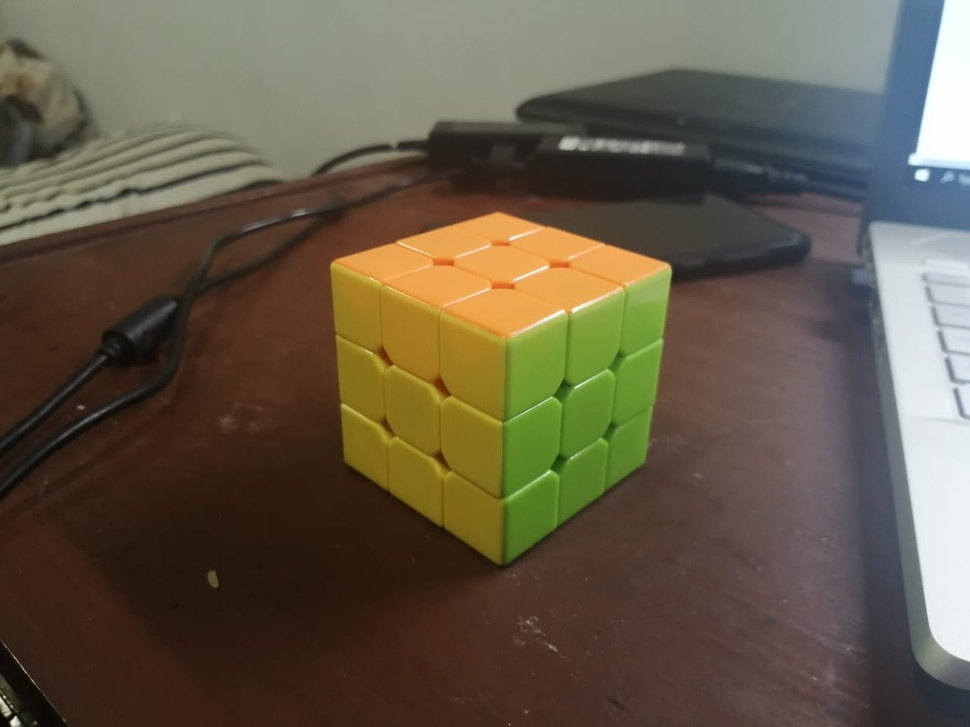
#> input picture CV_A2_20100004/cube.jpeg, 970 x 727 px, shrunk from 1280 x 960 before the run
$ jupyter execute CV_PA_2_20100004.ipynb   (shell and % lines are left out)
#> lines starting #> are read from the running program, lines starting #| are printed output that depends on the picture; long printed decimals are rounded
## Computer Vision(CS 436, CS5310, EE513) Programming Assignment#2

###  In this part of assignment you'll be determining the intrinsic and extrinsic parameters of a your mobile phone camera using camera calibration techniques.
### Undergrad students have to strictly follow the handout and implement the procedure outlined in the handout. Grad students can follow the handout and get full marks but they are free to experiment and they can look at other ways of finding the projection matrix but keep in mind that you are not allowed to copy code or pictures, the picture you use for calibration should be your own and should be taken from you own mobile phone camera. You should be able to explain every step of your implementation.
### For this assignment we are using the direct linear transformation method

[cell 1]
#Imports
import matplotlib
import cv2
from mpl_toolkits import mplot3d
from matplotlib import pyplot as plt
from matplotlib import cm
from matplotlib import image as mpimg
from matplotlib.pyplot import figure
import seaborn as sns
import numpy as np
import matplotlib.pylab as pl
from matplotlib.colors import ListedColormap

## Part 1 (30 marks for undergrad)
### Take image of a calibration object with your camera phone. Unlike shown in the lecture slides here you are required to choose an appropriate 3D calibration object (i.e. a nonplanar object, a rubiks cube for example) so that the world points on that object span a 3-dimensional space, and the image points are easy to mark. Place the calibration object on a horizontal plane, such as a tabletop, or floor, to take the image. Mark at least 20 image points as carefully as possible and establish their world coordinates in millimeters.
### From this data, compute the camera matrix P. Show the original points and the back-projected camera points on a single image and compute the average re-projection error.

[cell 2]
img = np.array(mpimg.imread('cube.jpeg'))
#> img is the input picture: shape (727, 970, 3); mean R, G, B 99.4, 89.1, 71.4
figure(dpi = 100)
plt.axis('off') # allows us to turn off axis, comment this out to show axis
plt.imshow(img)

[cell 3]
imgPoints = np.array([[658.899,729.152,1],[736.821,682.398,1],[799.159,635.644,1],
                  [851.107,599.281,1],[666.692,648.631,1],[734.244,607.073,1],
                  [804.354,557.722,1],[861.497,526.554,1],[664.094,544.735,1],
                  [736.821,510.969,1],[814.744,469.411,1],[871.866,443.437,1],
                  [669.289,438.242,1],[747.211,399.281,1],[819.938,375.904,1],
                  [882.276,349.930,1],[591.367,399.281,1],[658.899,368.112,1],
                  [734.224,342.138,1],[796.562,316.164,1]])
# imgPoints = np.array([[658,736,799,851,666,734,804,861,664,736,814,871,669,747,819,882,591,658,734,796],[729,682,635,599,648,607,
#                         557,526,544,510,469,443,438,399,368,342,316],[1,1,1,1,1,1,1,1,1,1,1,1,1,1,1,1,1,1,1,1]])
# realPoints = np.array([
#     [0,1,2,3,0,1,2,3,0,1,2,3,0,1,2,3,0,1,2,3],
#     [0,0,0,0,1,1,1,1,2,2,2,2,3,3,3,3,3,3,3,3],
#     [0,0,0,0,0,0,0,0,0,0,0,0,0,0,0,0,1,1,1,1],
#     [1,1,1,1,1,1,1,1,1,1,1,1,1,1,1,1,1,1,1,1]
# ])
realPoints = np.array([[0,0,0,1],[1,0,0,1],[2,0,0,1],[3,0,0,1],
                      [0,1,0,1],[1,1,0,1],[2,1,0,1],[3,1,0,1],
                      [0,2,0,1],[1,2,0,1],[2,2,0,1],[3,2,0,1],
                      [0,3,0,1],[1,3,0,1],[2,3,0,1],[3,3,0,1],
                      [0,3,1,1],[1,3,1,1],[2,3,1,1],[3,3,1,1]])*18

[cell 4]
realPoints.shape
realPoints[:,-1:] = realPoints[:,-1:]/18.0

[cell 5]
p = np.zeros((40,12)) #20 points 2 equations for every points so 20*2=40 with 12 columns as per equation in slides
j = 0
for i in range(realPoints.shape[0]):
    x = imgPoints[i][0]
    y = imgPoints[i][1]
    X = realPoints[i][0]
    Y = realPoints[i][1]
    Z = realPoints[i][2]
    #print(x,y,X,Y,Z)
    p[j] = np.array([X,Y,Z,1,0,0,0,0,-x*X,-x*Y,-x*Z,-x])
    p[j+1] = np.array([0,0,0,0,X,Y,Z,1,-y*X,-y*Y,-y*Z,-y])
    j = j+2

[cell 6]
#Now using SVD to to get U,S,V
U,S,V = np.linalg.svd(p,full_matrices=True)
#Now getting last column of V
lastCol = V[11:]
lastCol

[cell 7]
lastCol = lastCol.reshape((3,4))
lastCol.shape

[cell 8]
projectedPoints = np.matmul(lastCol,realPoints.T)

[cell 9]
projectedPoints

[cell 10]
projectedPoints[-1][0] = 1

[cell 11]
for i in range(3):
    projectedPoints[i] = np.divide(projectedPoints[i],projectedPoints[2]) #Normailizing the points
projectedPoints

[cell 12]
#Caclulating sum of squared error
square_difference = np.power(np.subtract(projectedPoints,imgPoints.T),2)
sum_square_difference = np.sum(square_difference,axis=0)
sqrt_sum_square_difference = np.sqrt(sum_square_difference)
error = np.sum(sqrt_sum_square_difference)/imgPoints.shape[0]
print("The squared projection error is:",error)

[cell 13]
imgPoints = imgPoints.astype('int').T
projectedPoints = projectedPoints.astype('int').T

[cell 14]
imgPoints = imgPoints.T

[cell 15]
xData = imgPoints[0,:]
yData = imgPoints[1,:]
xData1 = projectedPoints[:,0]
yData1 = projectedPoints[:,1]
plt.plot(xData, yData, 'o', color = 'orange')
plt.plot(xData1, yData1, 'o', color = 'black')
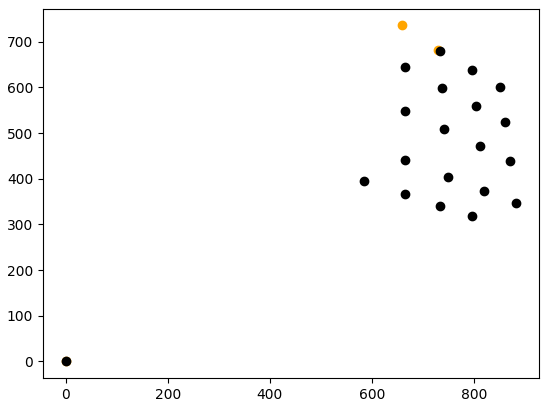
#> figure drawn by matplotlib, 1 panel

## Part 2 (10 marks)
### Since we are using direct linear transformation, you are required to implement QR decomposition of a matrix

[cell 16]
def qrDecomposition(P):
    R,K = np.linalg.qr(P)
    return R,K

## Part 3 (30 marks)
### Compute camera center C, intrinsic matrix K and Rotation matrix R. Generate a 3D figure which shows the calibration points, the camera center and the orientation of the camera in 3D (You also have to plot the points for 3d calibration object as well)

[cell 17]
U,S,V = np.linalg.svd(lastCol, full_matrices=True)
temp1 = V[3:]
camera_centre= np.ones((1,3))
for i in range(3):
    camera_centre[0][i] = temp1[0][i]/temp1[0][3]
print("The camera centre is at points ", camera_centre)
R,K = qrDecomposition(lastCol[:,0:3])
K = K/K[2][2]
print("The intrinsic camera matrix is:",K)
print("The Rotation matrix is",R)
fig = plt.figure()
ax = plt.axes(projection='3d')
points = realPoints.T
xdata = points[0,:]
ydata = points[1,:]
zdata = points[2,:]
#Plotting code taken from stack overflow
ax.scatter3D(xdata, ydata, zdata, c=ydata, cmap='Greens') #Viewing it on a specific plane
#ax.plot(K[0][0],K[1][2],K[2][2],marker='o',color='green')
print(xdata)
print(ydata)
print(zdata)
ax.plot(camera_centre[:,0], camera_centre[:,1], camera_centre[:,2],marker='x', color = 'black')
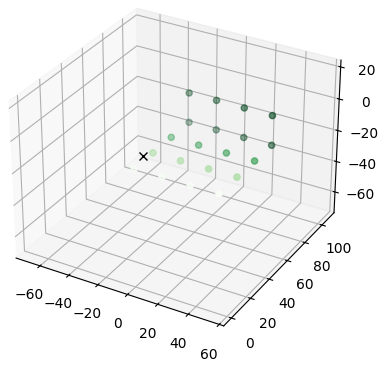
#> figure drawn by matplotlib, 1 panel

[cell 18]
np.array([K[0,0]])

[cell 19]
camera_centre[:,0]

## Part 4 (20 marks)
### Search for the sensor information of your camera on the web. From this information, compute the focal length in mm. The following link may be useful to look up sensor sizes in mm(since most smartphone sensor sizes will be quoted in inches):
https://www.digicamdb.com/sensor-sizes/
### now re-plot everything along with the principal point of camera

[cell 20]
img_col = img.shape[0]
#> img_col = 727
img_row = img.shape[1]
#> img_row = 970
sensor_height = 27 #mm
sensor_width = 25 #mm
mx = img_row/sensor_width
#> mx = 38.8
my = img_col/sensor_height
#> my = 26.93
mxf = K[0][0]
myf = K[1][1]
fx = mxf/mx
#> fx = -27.4
fy = myf/my
#> fy = 40.67
print("mx equals ", mx) #pixels/mm is the unit
#| mx equals  38.8
print("The focal length fx is equal to" ,fx)
#| The focal length fx is equal to -27.401
print("The focal length fy is equal to",fy)
#| The focal length fy is equal to 40.673
print("Principal points are:",K[:,2])
principal_point = K[:,2]
#ax.scatter3D(xdata, ydata, zdata, c=ydata, cmap='Greens')
#ax.plot(camera_centre[:,0], camera_centre[:,1], camera_centre[:,2],marker='x', color = 'black')
#ax.scatter(K[2][0],K[2][1],K[2][2],marker='x', color = 'blue')
fig = plt.figure()
ax = plt.axes(projection='3d')

ax.plot(np.array([K[0,2]]),np.array([K[1,2]]),np.array([K[2,2]]),marker = 'o',color = 'red')
ax.scatter3D(xdata, ydata, zdata, c=ydata, cmap='Greens') #Viewing it on a specific plane
ax.plot(camera_centre[:,0], camera_centre[:,1], camera_centre[:,2],marker='x', color = 'black')
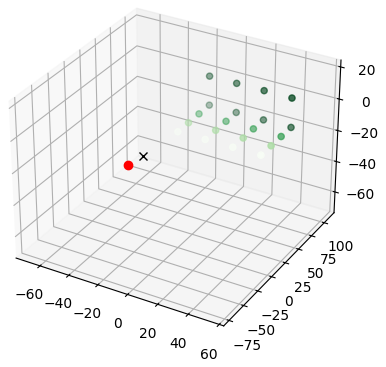
#> figure drawn by matplotlib, 1 panel
